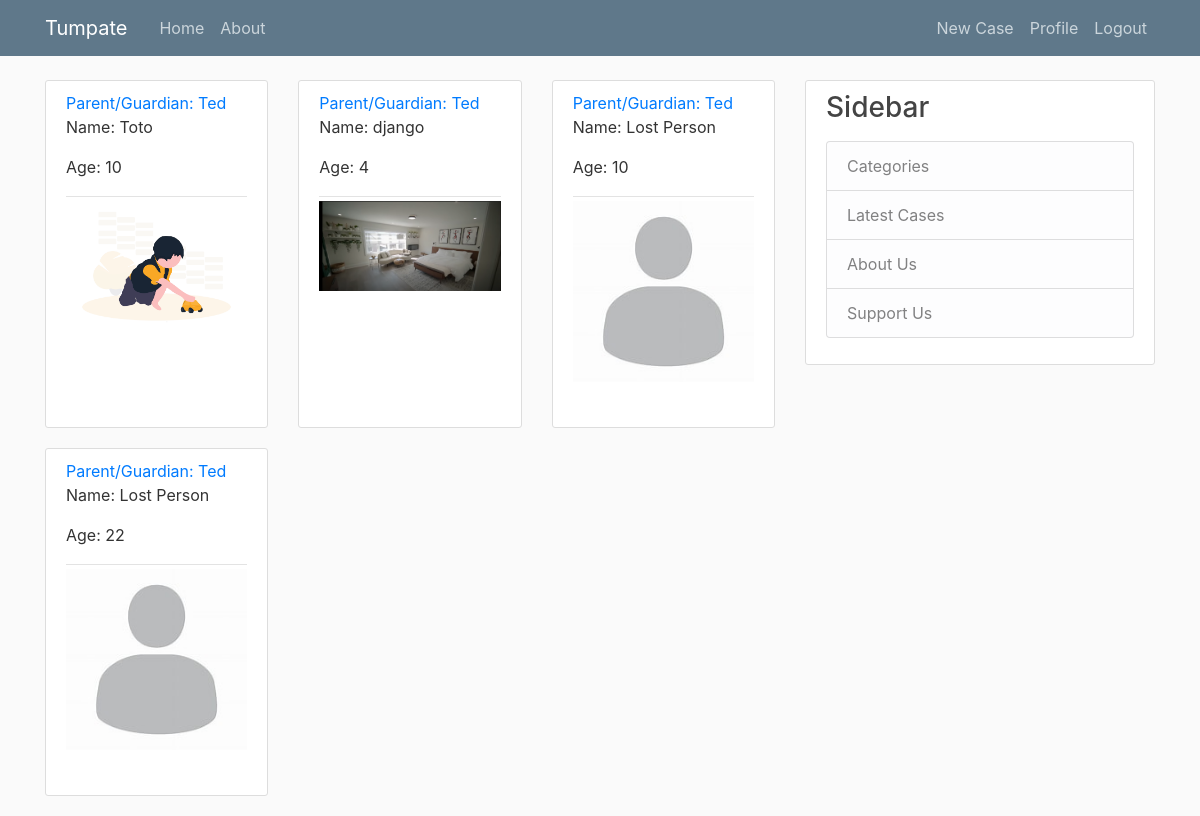
Screenshot of / (signed in) with the database file from the repository.
### crud/models.py (models this page shows, shortened)
class Post(models.Model):
    image = models.ImageField(upload_to='missing_people',null=True)
    name = models.CharField(max_length=100)
    age = models.IntegerField(default=0)
    gender = models.CharField(max_length=100,null=True)
    last_seen_date = models.DateField(default=timezone.now)
    last_seen_location = models.CharField(max_length=100,null=True)
    description = models.TextField()
    contact = models.IntegerField(null=True)
    date_posted = models.DateTimeField(default=timezone.now)
    author = models.ForeignKey(User, on_delete=models.CASCADE)

### crud/views.py (the view)
# urls.py: path('', PostListView.as_view(), name='crud-home'),
class PostListView(ListView):
    model = Post
    template_name = 'crud/home.html'  # <app>/<model>_<viewtype>.html
    context_object_name = 'posts'
    ordering =['-date_posted']
    paginate_by = 9

### crud/templates/crud/home.html (shortened to what this page needs)
{% extends "crud/base.html" %}
{% block content %}
    <div class="row">
      {% for post in posts %}
      <div class="col-sm-12 col-md-12 col-lg-4">
        <article class="media content-section">
          <div class="media-body">
            <div class="article-metadata">
              <a class="mr-2" href="{% url 'user-posts' post.author.username %}"> Parent/Guardian: {{ post.author  }}</a>
              <p>Name: {{post.name}}</p>
              <p>Age: {{post.age}}</p>
            </div>
            <div class="w-100" style="height: 200px;">
               <img class="w-100" src="{{ post.image.url }}">
            </div>
          </div>
        </article>
      </div>
    {% endfor %}
    </div>
{% endblock content %}

### crud/static/crud/main.css (style rules this page uses)
body { background: #fafafa; color: #333333; margin-top: 5rem; }
.content-section { background: #ffffff; padding: 10px 20px; border: 1px solid #dddddd; border-radius: 3px; margin-bottom: 20px; }
.article-metadata { padding-bottom: 1px; margin-bottom: 4px; border-bottom: 1px solid #e3e3e3 }

### rows the page displays
Post: author "Ted", name "Toto", age "10", image (picture)
Post: author "Ted", name "django", age "4", image (picture)
Post: author "Ted", name "Lost Person", age "10", image (placeholder picture)
Post: author "Ted", name "Lost Person", age "22", image (placeholder picture)
